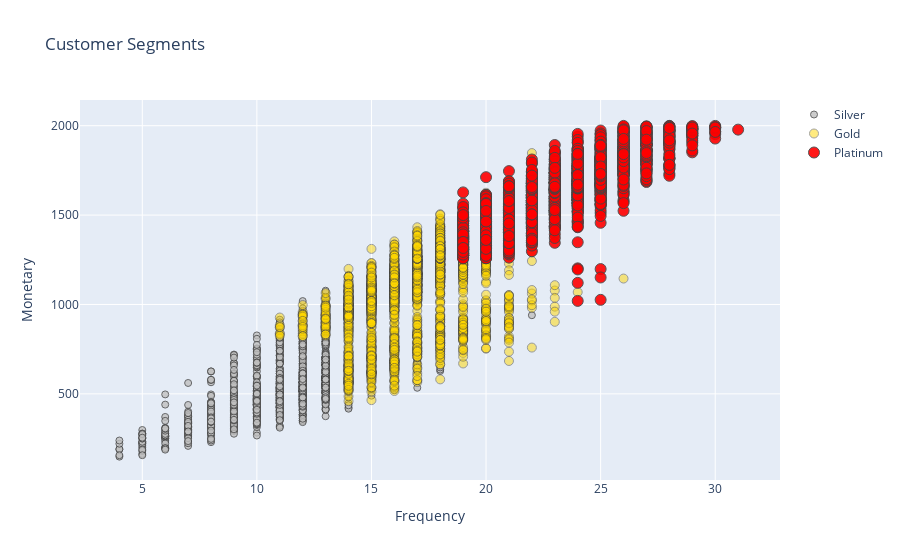

Here is the notebook cell this chart was saved with:
### Markdown cell above
## Visualisasi dari Customer Segments

### Code cell
#Monetary vs Frequency
tx_graph = rfm.query("Monetary < 2000 and Frequency < 50")

plot_data = [
    go.Scatter(
        x=tx_graph.query("Customer_Segment == 'Silver'")['Frequency'],
        y=tx_graph.query("Customer_Segment == 'Silver'")['Monetary'],
        mode='markers',
        name='Silver',
        marker= dict(size= 7,
            line= dict(width=1),
            color= 'silver',
            opacity= 0.8
           )
    ),
        go.Scatter(
        x=tx_graph.query("Customer_Segment == 'Gold'")['Frequency'],
        y=tx_graph.query("Customer_Segment == 'Gold'")['Monetary'],
        mode='markers',
        name='Gold',
        marker= dict(size= 9,
            line= dict(width=1),
            color= 'gold',
            opacity= 0.5
           )
    ),
        go.Scatter(
        x=tx_graph.query("Customer_Segment == 'Platinum'")['Frequency'],
        y=tx_graph.query("Customer_Segment == 'Platinum'")['Monetary'],
        mode='markers',
        name='Platinum',
        marker= dict(size= 11,
            line= dict(width=1),
            color= 'red',
            opacity= 0.9
           )
    ),
]

plot_layout = go.Layout(
        yaxis= {'title': "Monetary"},
        xaxis= {'title': "Frequency"},
        title='Customer Segments'
    )
fig = go.Figure(data=plot_data, layout=plot_layout)
pyoff.iplot(fig)

### Figure 1 — Plotly figure (JSON) as saved in the notebook; plotly's stock layout.template omitted (floating-point values rounded to 4 significant figures; data arrays with more than 128 entries replaced by an {"elided": "..."} marker saying what was removed)
{"data": [{"marker": {"color": "silver", "line": {"width": 1}, "opacity": 0.8, "size": 7}, "mode": "markers", "name": "Silver", "type": "scatter", "x": {"elided": "1838 int values"}, "y": {"elided": "1838 int values"}}, {"marker": {"color": "gold", "line": {"width": 1}, "opacity": 0.5, "size": 9}, "mode": "markers", "name": "Gold", "type": "scatter", "x": {"elided": "2803 int values"}, "y": {"elided": "2803 int values"}}, {"marker": {"color": "red", "line": {"width": 1}, "opacity": 0.9, "size": 11}, "mode": "markers", "name": "Platinum", "type": "scatter", "x": {"elided": "2049 int values"}, "y": {"elided": "2049 int values"}}], "layout": {"title": {"text": "Customer Segments"}, "xaxis": {"title": {"text": "Frequency"}}, "yaxis": {"title": {"text": "Monetary"}}}}
